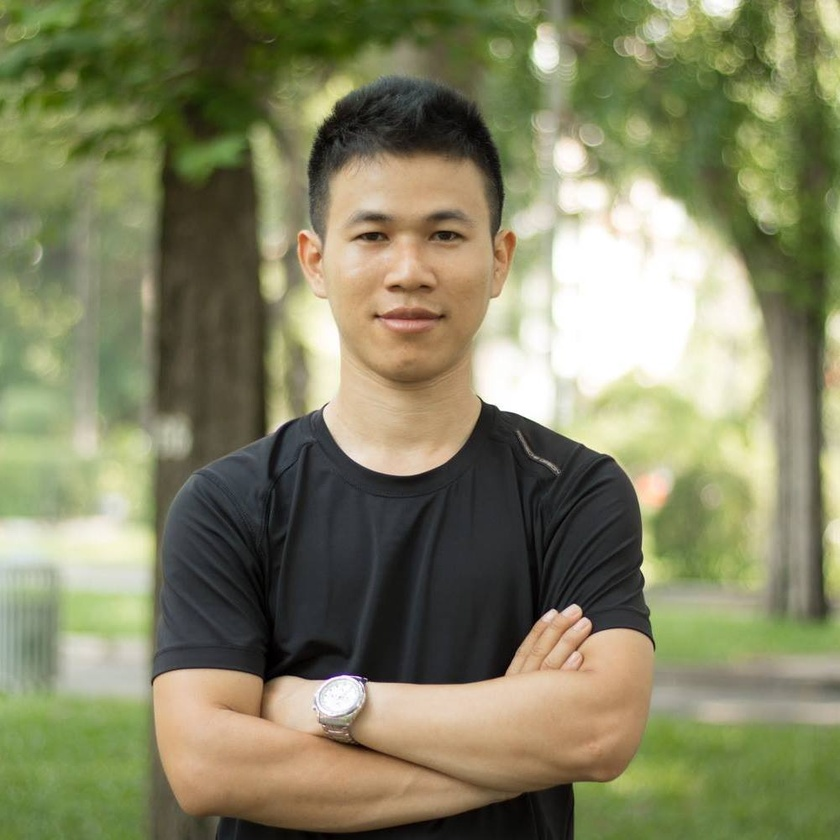
//> input picture DetectShirtColor/vohungvi.jpg, 840 x 840 px, shrunk from 1000 x 1000 before the run, given in place of the camera
$ ./WinMain   (built with g++ and OpenCV 4)
//> lines starting //> are read from the running program, lines starting //| are printed output that depends on the picture; after the words box and inside, x2 and y2 are one past the last pixel; in counts of white or black regions, pixels touching at a corner belong together
// Test.cpp : Defines the entry point for the console application.
//

#include "stdafx.h"


std::string windowWebcam = "Webcam";
std::string windowResult = "Detected";
cv::Scalar currentColor;
cv::Mat rgbImg;
int iLowH = 0;
int iHighH = 179;

int iLowS = 0;
int iHighS = 255;

int iLowV = 0;
int iHighV = 255;

int iLastX = -1;
int iLastY = -1;

char text[50];

//////////////////////////////////////////////////////////////////////////////////////////////////////////////////////////////////////////

cv::Mat DetectCircle()
{
	cv::Mat imgHSV;
	cv::cvtColor(rgbImg, imgHSV, cv::COLOR_BGR2HSV);

	cv::Scalar lower = cv::Scalar(iLowH, iLowS, iLowV);
	cv::Scalar higher = cv::Scalar(iHighH, iHighS, iHighV);

	cv::Mat imgColor, imgRemoveNoise;
	cv::inRange(imgHSV, lower, higher, imgColor);
	cv::Mat kernel = cv::Mat::ones(cv::Size(3, 3), CV_8U);
	morphologyEx(imgColor, imgRemoveNoise, cv::MORPH_OPEN, kernel, cv::Point(-1, -1), 2);


	cv::Mat imgResult;
	cv::cvtColor(imgRemoveNoise, imgResult, CV_GRAY2BGR);

	cv::Moments oMoments = cv::moments(imgRemoveNoise);
	double dM01 = oMoments.m01;
	double dM10 = oMoments.m10;
	double dArea = oMoments.m00;

	// if the area <= 10000, I consider that the there are no object in the image and it's because of the noise, the area is not zero
	if (dArea > 10000)
	{
		//calculate the position of the ball
		int posX = dM10 / dArea;
		int posY = dM01 / dArea;

		if (iLastX >= 0 && iLastY >= 0 && posX >= 0 && posY >= 0)
		{
			//Draw a red line from the previous point to the current point
			cv::line(imgResult, cv::Point(posX, posY), cv::Point(iLastX, iLastY), cv::Scalar(0, 0, 255), 2);
			sprintf_s(text, "(%d, %d)", posX, posY);
			cv::putText(imgResult, text, cv::Point(30, 30), cv::FONT_HERSHEY_SIMPLEX, 0.5, cv::Scalar(0, 0, 255));
		}

		iLastX = posX;
		iLastY = posY;
	}


	return imgResult;
}

//////////////////////////////////////////////////////////////////////////////////////////////////////////////////////////////////////////

void TrackingColor()
{
	cv::namedWindow(windowWebcam, 1);
	cvCreateTrackbar("LowH", windowWebcam.c_str(), &iLowH, 179); //Hue (0 - 179)
	cvCreateTrackbar("HighH", windowWebcam.c_str(), &iHighH, 179);

	cvCreateTrackbar("LowS", windowWebcam.c_str(), &iLowS, 255); //Saturation (0 - 255)
	cvCreateTrackbar("HighS", windowWebcam.c_str(), &iHighS, 255);

	cvCreateTrackbar("LowV", windowWebcam.c_str(), &iLowV, 255); //Value (0 - 255)
	cvCreateTrackbar("HighV", windowWebcam.c_str(), &iHighV, 255);

	cv::VideoCapture cap = cv::VideoCapture(0);
	while (true)
	{
		cap.read(rgbImg);
		cv::imshow(windowWebcam, rgbImg);
		cv::imshow(windowResult, DetectCircle());
		cv::waitKey(40);

	}
}

//////////////////////////////////////////////////////////////////////////////////////////////////////////////////////////////////////////

int main(int argc, char** argv)
{
	TrackingColor();
//> slider 'LowH' is set to 35
//> slider 'LowS' is set to 51
//> slider 'LowV' is set to 51
//> in TrackingColor, rgbImg is the input picture: 840 rows x 840 cols, CV_8UC3; mean B, G, R 98.7, 131.6, 131.6
//> in DetectCircle, `cv::cvtColor(rgbImg, imgHSV, cv::COLOR_BGR2HSV);`: imgHSV: 840 rows x 840 cols, CV_8UC3; mean H, S, V 38.1, 77.6, 138.4
//> in DetectCircle, `cv::inRange(imgHSV, lower, higher, imgColor);`:
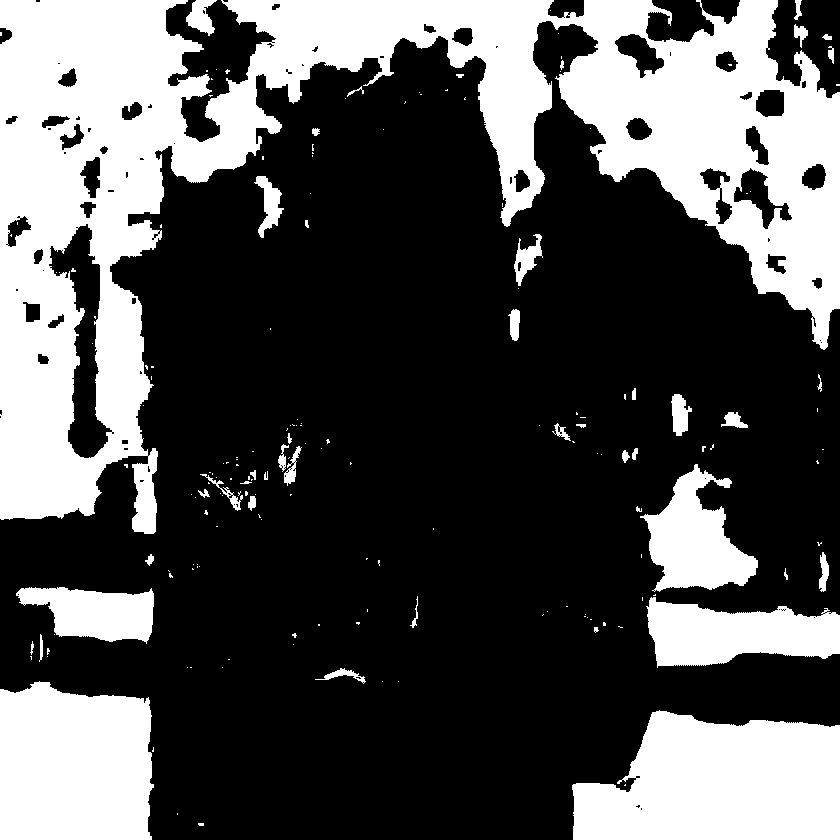
//> imgColor: 840 rows x 840 cols, CV_8UC1; 32.3% white; 179 white regions (134 under 20 px), largest, box (x1, y1, x2, y2) and area: (0, 0, 840, 534) 149660, (572, 710, 840, 840) 27651, (0, 681, 154, 840) 22154
//> in DetectCircle, `morphologyEx(imgColor, imgRemoveNoise, cv::MORPH_OPEN, kernel, cv::Poi..`:
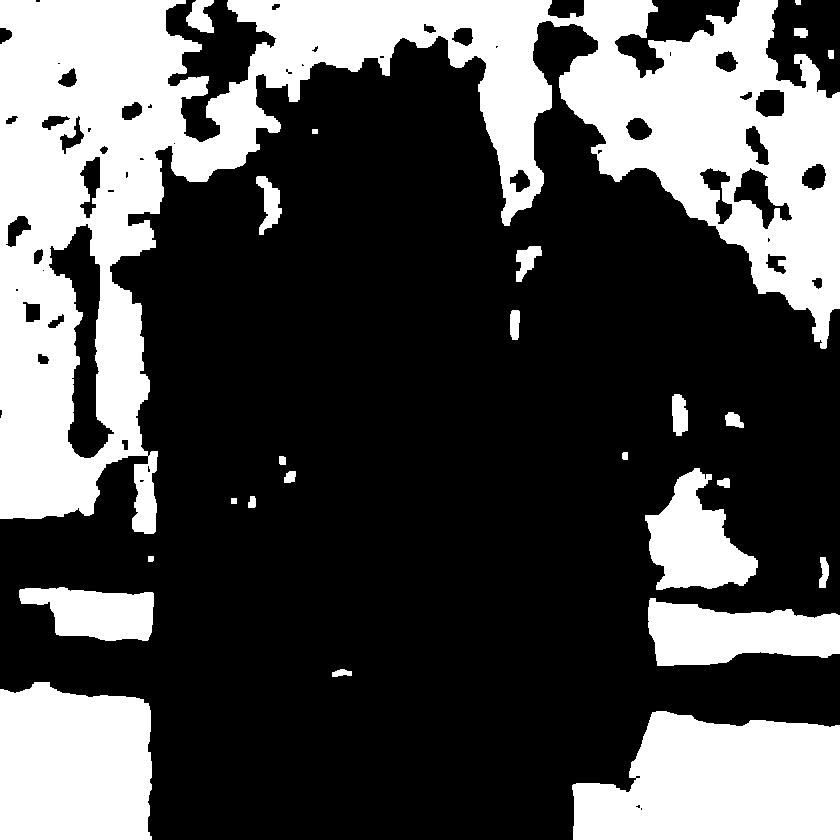
//> imgRemoveNoise: 840 rows x 840 cols, CV_8UC1; 31.8% white; 25 white regions, largest, box (x1, y1, x2, y2) and area: (0, 0, 840, 534) 148370, (572, 711, 840, 840) 27587, (0, 682, 152, 840) 22106
//> in DetectCircle, `cv::Moments oMoments = cv::moments(imgRemoveNoise);`: oMoments = moments, m00 57131730, centre m10/m00, m01/m00 = (390.6, 347.9)
//> in DetectCircle, `double dM01 = oMoments.m01;`: dM01 = 1.99e+10
//> in DetectCircle, `double dM10 = oMoments.m10;`: dM10 = 2.23e+10
//> in DetectCircle, `double dArea = oMoments.m00;`: dArea = 57131730
//> in DetectCircle, `int posX = dM10 / dArea;`: posX = 390
//> in DetectCircle, `int posY = dM01 / dArea;`: posY = 347
//> in DetectCircle, `iLastX = posX;`: iLastX = 390
//> in DetectCircle, `iLastY = posY;`: iLastY = 347

	cv::waitKey();
	getchar();
	return 0;
}
